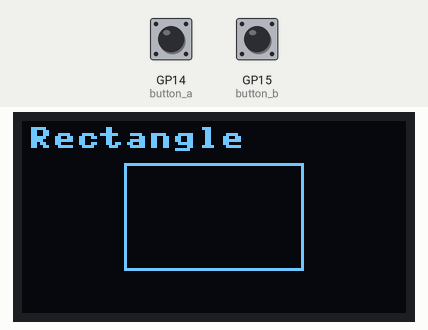
This program was run on a simulated Raspberry Pi Pico running MicroPython. Parts: 128×64 one-colour display. The test bench sets the inputs (shaded band); at power-on: GP14 (button_a) HIGH, GP15 (button_b) HIGH. Library files of the repository ran but are not shown: ssd1306.py.

Above: at 1.2 s.
1.3 s: GP14 (button_a) pulled LOW for 0.15 s
At 2.1 s:
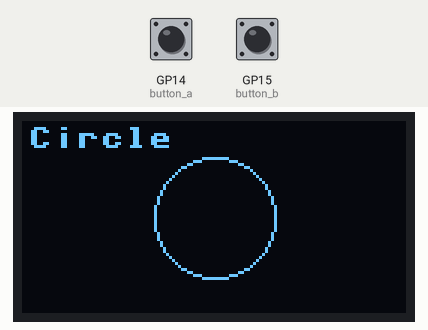
2.9 s: GP14 (button_a) pulled LOW for 1 s
At 3.4 s:
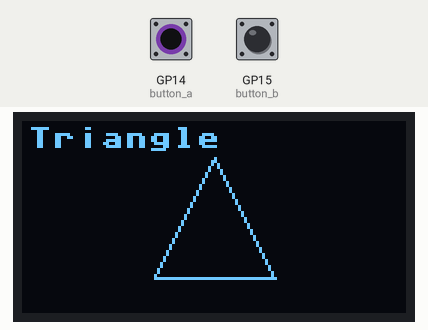
5.4 s: GP14 (button_a) pulled LOW for 0.15 s
At 6.3 s:
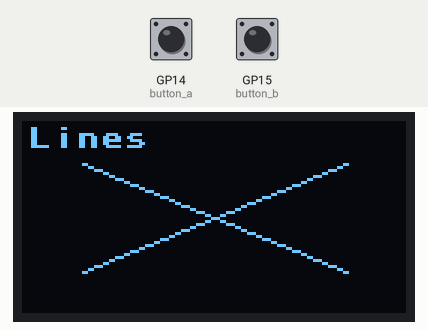
7.0 s: GP14 (button_a) pulled LOW for 3.2 s
At 7.6 s:
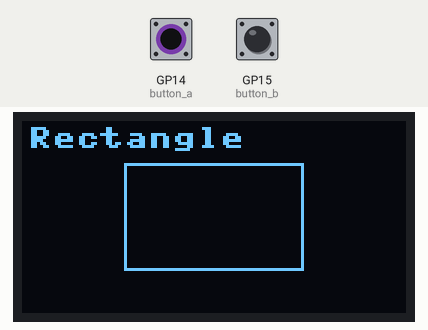
11.7 s: GP15 (button_b) pulled LOW for 0.15 s
At 12.2 s:
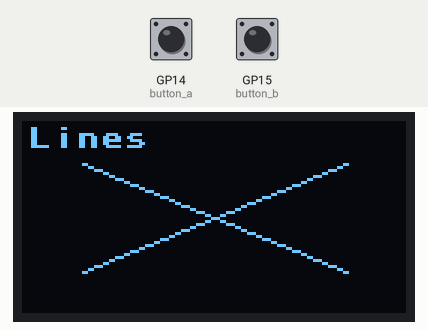
Timing chart, 0 to 14.3 s (numbered marks = the images above; inputs shaded):
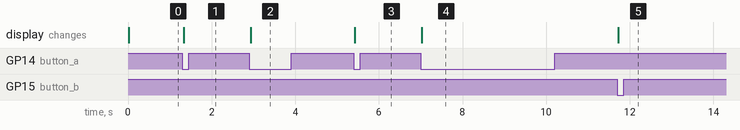

The program:

18-modes.py
```python
# Lab 18: Mode Switching
# Button A moves forward through a list of modes; button B moves back.
# The % (modulo) operator wraps the index around automatically, so the
# mode list loops from the last entry back to the first with no extra
# if-checks.

import config
from utime import sleep

oled = config.init_display()
button_a, button_b = config.init_buttons()

WHITE = config.WHITE
BLACK = config.BLACK
NO_FILL = config.NO_FILL
FILL = config.FILL

HALF_WIDTH = config.WIDTH // 2
HALF_HEIGHT = config.HEIGHT // 2


def draw_rectangle():
    oled.rect(34, 14, 60, 36, WHITE, NO_FILL)


def draw_circle():
    oled.ellipse(HALF_WIDTH, HALF_HEIGHT, 20, 20, WHITE, NO_FILL)


def draw_triangle():
    from array import array
    points = array('h', [0, -20, 20, 20, -20, 20])
    oled.poly(HALF_WIDTH, HALF_HEIGHT, points, WHITE, NO_FILL)


def draw_lines():
    oled.line(20, 14, 108, 50, WHITE)
    oled.line(20, 50, 108, 14, WHITE)


MODES = (
    ("Rectangle", draw_rectangle),
    ("Circle", draw_circle),
    ("Triangle", draw_triangle),
    ("Lines", draw_lines),
)


def show_mode(index):
    name, draw = MODES[index]
    oled.fill(BLACK)
    oled.text(name, 2, 2, WHITE)
    draw()
    oled.show()


def pressed(button):
    if button.value() == 1:
        return False
    sleep(0.02)
    return button.value() == 0


def wait_for_release(button):
    while button.value() == 0:
        sleep(0.01)


mode_index = 0
show_mode(mode_index)

while True:
    if pressed(button_a):
        mode_index = (mode_index + 1) % len(MODES)
        show_mode(mode_index)
        wait_for_release(button_a)

    if pressed(button_b):
        mode_index = (mode_index - 1) % len(MODES)
        show_mode(mode_index)
        wait_for_release(button_b)

    sleep(0.01)
```

config.py
```python
# Hardware configuration for the OLED Two-Button Pico kit.
# Every numbered lab in this folder imports this file instead of repeating
# pin numbers, so the whole kit only needs to be described in one place.

from machine import Pin, SPI
import ssd1306

WIDTH = 128
HEIGHT = 64

# 2.42" SSD1306/SSD1309 SPI display
SCL_PIN = 2
SDA_PIN = 3
RES_PIN = 4
DC_PIN = 5
CS_PIN = 6

# Two momentary push buttons. Each button's other leg goes to GND, and
# PULL_UP holds the pin at 1 until a press pulls it to 0.
BUTTON_A_PIN = 14
BUTTON_B_PIN = 15

WHITE = 1
BLACK = 0
NO_FILL = 0
FILL = 1


def init_display():
    clock = Pin(SCL_PIN)
    data = Pin(SDA_PIN)
    res = Pin(RES_PIN)
    dc = Pin(DC_PIN)
    cs = Pin(CS_PIN)
    spi = SPI(0, sck=clock, mosi=data)
    return ssd1306.SSD1306_SPI(WIDTH, HEIGHT, spi, dc, res, cs)


def init_buttons():
    button_a = Pin(BUTTON_A_PIN, Pin.IN, Pin.PULL_UP)
    button_b = Pin(BUTTON_B_PIN, Pin.IN, Pin.PULL_UP)
    return button_a, button_b
```

Measured:
- after the input at 1.3 s, the display: changes at once (image 1)
- after the input at 2.9 s, the display: changes at once (image 2)
- after the input at 5.4 s, the display: changes at once (image 3)
- after the input at 7.0 s, the display: changes at once (image 4)
- after the input at 11.7 s, the display: changes at once (image 5)
